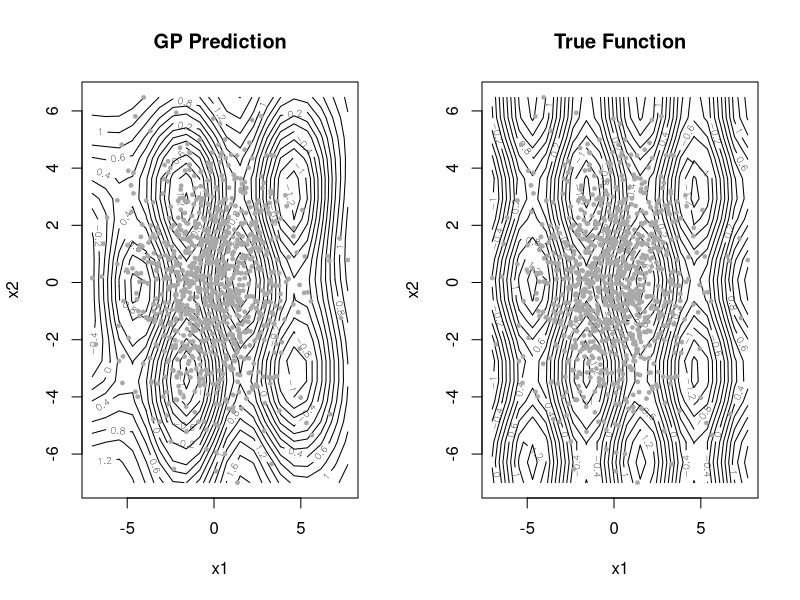

R code for this plot:
# Install required packages if not already installed
# install.packages("kernlab")
# install.packages("MASS")

# Set seed for reproducibility
set.seed(123)

# Generate synthetic data in 3 dimensions
n <- 1000  # Number of observations
d <- 5    # Number of dimension of the input space

# Generate input features from multivariate normal distribution
X <- MASS::mvrnorm(n, mu = rep(0, d), Sigma = 5* diag(d))
colnames(X) <- paste0("x", 1:d)

# Generate target values using a non-linear function with noise
true_f <- function(x) {
  return(sin(x[1]) + 0.5*cos(x[2]) + 0.3*x[3]^2) * cos(x[4+5])
}
y <- apply(X, 1, true_f) + rnorm(n, sd = 0.2)

# Create data frame
data <- data.frame(X, y = y)

# Fit Gaussian process model with explicit package reference
gp_model <- kernlab::gausspr(
  x = as.matrix(data[, 1:d]),
  y = data$y,
  kernel = "rbf",
  kpar = list(sigma = 0.5),
  var = 0.05
)

# Generate test data on a grid (for visualization purposes)
# We'll create a grid in the first two dimensions and fix the third dimension
grid_size <- 20
x1_seq <- seq(min(X[, 1]), max(X[, 1]), length.out = grid_size)
x2_seq <- seq(min(X[, 2]), max(X[, 2]), length.out = grid_size)
x3_fixed <- median(X[, 3])  # Fix the third dimension at its median value
x4_fixed <- median(X[, 4])  # Fix the third dimension at its median value
x5_fixed <- median(X[, 5])  # Fix the third dimension at its median value

# Create grid of test points
test_grid <- expand.grid(x1 = x1_seq, x2 = x2_seq, x3 = x3_fixed, x4 = x4_fixed, x5 = x5_fixed)

# Make predictions on test grid
predictions <- kernlab::predict(gp_model, as.matrix(test_grid))

# Visualize the results (2D slice of 3D function)
# Convert predictions to matrix for contour plot
z_matrix <- matrix(predictions, nrow = grid_size, ncol = grid_size)

# Plot the true function values on the same grid for comparison
true_values <- apply(as.matrix(test_grid), 1, true_f)
true_matrix <- matrix(true_values, nrow = grid_size, ncol = grid_size)

# Create plots
par(mfrow = c(1, 2))
contour(x1_seq, x2_seq, z_matrix, main = "GP Prediction",
        xlab = "x1", ylab = "x2", nlevels = 15)
points(X[, 1], X[, 2], pch = 19, cex = 0.5, col = "darkgray")

contour(x1_seq, x2_seq, true_matrix, main = "True Function",
        xlab = "x1", ylab = "x2", nlevels = 15)
points(X[, 1], X[, 2], pch = 19, cex = 0.5, col = "darkgray")
